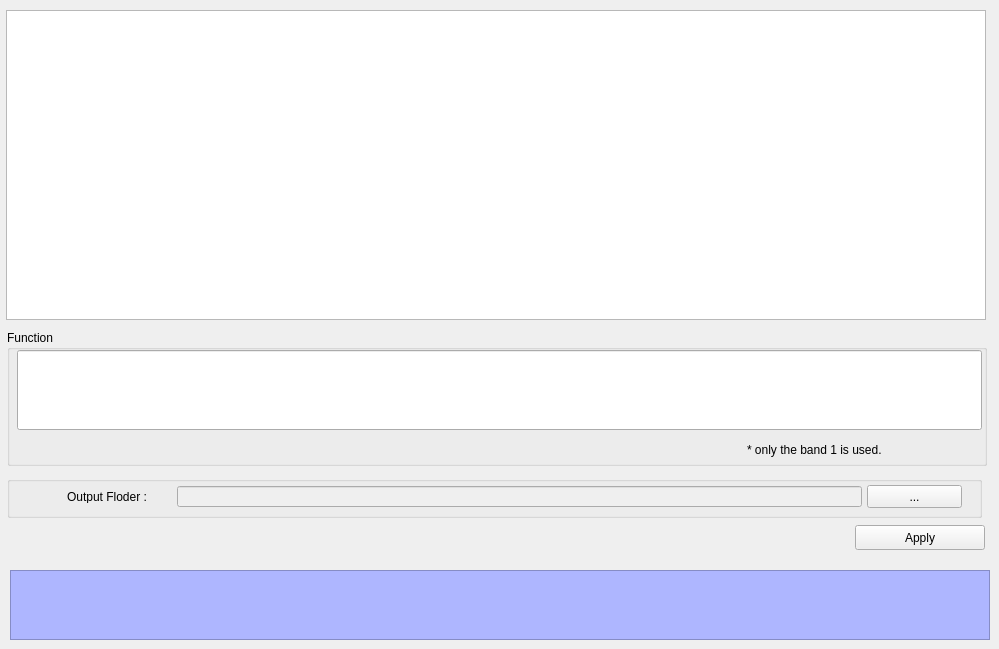
    <widget class="QWidget" name="tab_6">
     <attribute name="title">
      <string>Function</string>
     </attribute>
     <widget class="QTextEdit" name="textEdit_5">
      <property name="enabled">
       <bool>false</bool>
      </property>
      <property name="geometry">
       <rect>
        <x>10</x>
        <y>570</y>
        <width>980</width>
        <height>70</height>
       </rect>
      </property>
      <property name="styleSheet">
       <string notr="true">background-color: rgb(174, 182, 255);
font: 75 10pt &quot;MS Shell Dlg 2&quot;;</string>
      </property>
     </widget>
     <widget class="QGroupBox" name="groupBox_6">
      <property name="geometry">
       <rect>
        <x>7</x>
        <y>330</y>
        <width>980</width>
        <height>136</height>
       </rect>
      </property>
      <property name="title">
       <string>Function</string>
      </property>
      <widget class="QLineEdit" name="txt_function_txt">
       <property name="geometry">
        <rect>
         <x>10</x>
         <y>20</y>
         <width>965</width>
         <height>80</height>
        </rect>
       </property>
      </widget>
      <widget class="QLabel" name="label">
       <property name="geometry">
        <rect>
         <x>740</x>
         <y>110</y>
         <width>230</width>
         <height>20</height>
        </rect>
       </property>
       <property name="styleSheet">
        <string notr="true"/>
       </property>
       <property name="text">
        <string>* only the band 1 is used.</string>
       </property>
      </widget>
     </widget>
     <widget class="QTableWidget" name="tlb_Function">
      <property name="geometry">
       <rect>
        <x>6</x>
        <y>10</y>
        <width>980</width>
        <height>310</height>
       </rect>
      </property>
      <attribute name="horizontalHeaderStretchLastSection">
       <bool>true</bool>
      </attribute>
     </widget>
     <widget class="QGroupBox" name="groupBox_17">
      <property name="geometry">
       <rect>
        <x>7</x>
        <y>476</y>
        <width>975</width>
        <height>42</height>
       </rect>
      </property>
      <property name="title">
       <string/>
      </property>
      <widget class="QPushButton" name="btn_input_Function">
       <property name="geometry">
        <rect>
         <x>860</x>
         <y>9</y>
         <width>95</width>
         <height>23</height>
        </rect>
       </property>
       <property name="text">
        <string>...</string>
       </property>
      </widget>
      <widget class="QLabel" name="label_22">
       <property name="geometry">
        <rect>
         <x>60</x>
         <y>15</y>
         <width>113</width>
         <height>12</height>
        </rect>
       </property>
       <property name="text">
        <string>Output Floder :</string>
       </property>
      </widget>
      <widget class="QLineEdit" name="txt_output_fun">
       <property name="enabled">
        <bool>false</bool>
       </property>
       <property name="geometry">
        <rect>
         <x>170</x>
         <y>10</y>
         <width>685</width>
         <height>21</height>
        </rect>
       </property>
      </widget>
     </widget>
     <widget class="QPushButton" name="btn_apply_Function">
      <property name="geometry">
       <rect>
        <x>855</x>
        <y>525</y>
        <width>130</width>
        <height>25</height>
       </rect>
      </property>
      <property name="text">
       <string>Apply</string>
      </property>
     </widget>
    </widget>
